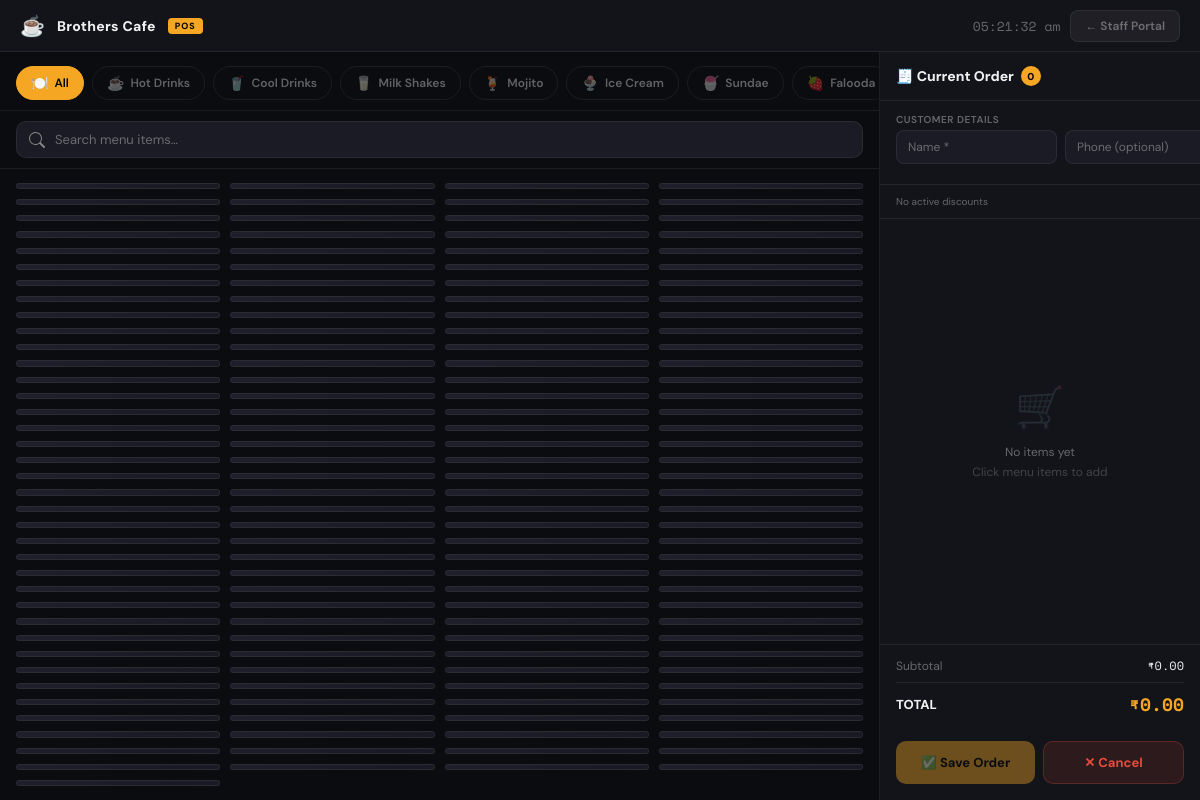
The app's page /pos/terminal/ (signed in) with its own data.
### restaurant/models.py (models this page shows, shortened)
class Category(models.Model):
    name = models.CharField(max_length=100)
    description = models.TextField(blank=True)
    icon = models.CharField(max_length=50, blank=True, help_text="Emoji icon e.g. 🍕")
    image = models.ImageField(upload_to='category_images/', blank=True, null=True, help_text='Category banner image shown on menu page')
    order = models.PositiveIntegerField(default=0)
    is_active = models.BooleanField(default=True)
    class Meta:
        ordering = ['order', 'name']
        verbose_name_plural = "Categories"

### restaurant/views.py (the view)
# urls.py: path('pos/terminal/', views.pos_terminal, name='pos_terminal'),
@login_required(login_url='/staff/login/')
def pos_terminal(request):
    tables     = Table.objects.filter(is_active=True).order_by('number')
    categories = Category.objects.filter(is_active=True).prefetch_related('items')
    discounts  = Discount.objects.filter(is_active=True)
    combos     = Combo.objects.filter(is_active=True).prefetch_related('combo_items__menu_item')
    shop       = get_shop()
    import json as _json
    shop_json = _json.dumps({
        'name':    shop.shop_name    if shop else 'Brothers Cafe',
        'address': shop.address      if shop else '',
        'phone':   shop.phone        if shop else '',
        'gstin':   shop.gstin        if shop else '',
        'fssai':   shop.fssai_number if shop else '',
        'upi':     shop.upi_id       if shop else '',
    })
    default_parcel = float(shop.default_parcel_charge) if shop and shop.default_parcel_charge else 0
    today       = timezone.now().date()
    week_start  = today - timezone.timedelta(days=today.weekday())
    month_start = today.replace(day=1)
    def _rev(order_qs):
        total = Decimal('0')
        for o in order_qs.prefetch_related('items'):
            sub  = sum(i.unit_price * i.quantity for i in o.items.all())
            disc = (sub * o.discount_percent / 100).quantize(Decimal('0.01')) if o.discount_percent else Decimal('0')
            total += sub - disc
        return total
    today_qs    = Order.objects.filter(status='completed', created_at__date=today)
    week_qs     = Order.objects.filter(status='completed', created_at__date__gte=week_start)
    month_qs    = Order.objects.filter(status='completed', created_at__date__gte=month_start)
    all_qs      = Order.objects.filter(status='completed')
    today_revenue   = _rev(today_qs)
    today_completed = today_qs.count()
    week_revenue    = _rev(week_qs)
    month_revenue   = _rev(month_qs)
    all_revenue     = _rev(all_qs)
    all_cnt         = all_qs.count()
    avg_order_val   = (all_revenue / all_cnt) if all_cnt else Decimal('0')
    top_items = (
        OrderItem.objects
        .filter(order__status='completed', order__created_at__date__gte=month_start)
        .values(item_name=F_db('menu_item__name'))
        .annotate(
            total_qty=Sum('quantity'),
            total_rev=Sum(ExpressionWrapper(F_db('unit_price') * F_db('quantity'), output_field=DecimalField()))
        )
        .order_by('-total_qty')[:8]
    )
    from datetime import timedelta
    chart_labels, chart_values = [], []
    for i in range(6, -1, -1):
        d  = today - timedelta(days=i)
        qs = Order.objects.filter(status='completed', created_at__date=d)
        chart_labels.append(d.strftime('%d %b'))
        chart_values.append(float(_rev(qs)))
    return render(request, 'restaurant/pos_terminal.html', {
        'tables':               tables,
        'categories':           categories,
        'discounts':            discounts,
        'combos':               combos,
        'shop':                 shop,
        'shop_json':            shop_json,
        'default_parcel':       default_parcel,
        'default_parcel_charge': default_parcel,
        'order_slots':          range(1, 16),   # Order 1–15
        'takeaway_slots':       range(1, 6),    # Takeaway 1–5
        'today_revenue':        today_revenue,
        'today_completed':      today_completed,
        'week_revenue':         week_revenue,
        'month_revenue':        month_revenue,
        'all_revenue':          all_revenue,
        'avg_order_val':        avg_order_val,
        'top_items':            top_items,
        'chart_labels_json':    json.dumps(chart_labels),
        'chart_values_json':    json.dumps(chart_values),
    })

### restaurant/views.py (called while the page is built)
def get_shop():
    return ShopSettings.objects.first()

### brothers_cafe/restaurant/templates/restaurant/pos_terminal.html (shortened to what this page needs)
<!DOCTYPE html>
<html lang="en">
<head>
</head>
<body>
<div class="topbar">
  <div class="tb-left">
    <span class="tb-logo">☕</span>
    <span class="tb-brand">Brothers Cafe</span>
    <span class="tb-tag">POS</span>
  </div>
  <div class="tb-right">
    <span class="tb-time" id="clock">--:--:--</span>
    <a href="{% url 'staff_portal' %}" class="tb-back">← Staff Portal</a>
  </div>
</div>
<div class="workspace">
  <div class="menu-panel">
    <div class="cats-row">
      <button class="cat-chip active" data-cat="all" onclick="filterCat('all',this)">
        <span class="cat-icon">🍽️</span> All
      </button>
      {% for cat in categories %}
      <button class="cat-chip" data-cat="{{ cat.id }}" onclick="filterCat('{{ cat.id }}',this)">
        {% if cat.icon %}<span class="cat-icon">{{ cat.icon }}</span>{% endif %}
        {{ cat.name }}
      </button>
      {% endfor %}
    </div>
    <div class="search-wrap">
      <input type="text" class="search-inp" id="searchInp" placeholder="Search menu items…" oninput="filterSearch(this.value)">
    </div>
    <div class="items-grid" id="itemsGrid">
      {% for cat in categories %}
        {% for item in cat.items.all %}
        {% if item.is_available %}
        <div class="item-card" data-id="{{ item.id }}" data-cat="{{ cat.id }}" data-name="{{ item.name|lower }}"
             onclick="addItem({{ item.id }}, '{{ item.name|escapejs }}', {{ item.price }}, '{{ item.item_type }}')">
          {% if item.image %}
          <img class="item-img" src="{{ item.image.url }}" alt="{{ item.name }}" loading="lazy">
          {% else %}
          <div class="item-img-placeholder">
          </div>
          {% endif %}
        </div>
        {% endif %}
        {% endfor %}
      {% endfor %}
    </div>
  </div>
  <div class="order-panel">
    <div class="order-hdr">
      <div class="order-title">
        🧾 Current Order
        <span class="order-count" id="cartCount">0</span>
      </div>
    </div>
    <div class="cust-form">
      <div class="cf-label">Customer Details</div>
      <div class="cf-row">
        <div style="flex:1">
          <input type="text" class="cf-inp" id="custName" placeholder="Name *" autocomplete="off">
        </div>
        <div style="flex:1">
          <input type="tel" class="cf-inp" id="custPhone" placeholder="Phone (optional)" autocomplete="off" maxlength="10">
        </div>
      </div>
    </div>
    {% if discounts %}
    <div class="disc-row">
      <span class="disc-label">Discount:</span>
      <button class="disc-chip active" data-pct="0" onclick="selectDisc(0,this)">None</button>
      {% for d in discounts %}
      <button class="disc-chip" data-pct="{{ d.percent }}" onclick="selectDisc({{ d.percent }},this)">
        {{ d.name }} ({{ d.percent }}%)
      </button>
      {% endfor %}
    </div>
    {% else %}
    <div class="disc-row"><span class="disc-none">No active discounts</span></div>
    {% endif %}
    <div class="cart-items" id="cartItems">
      <div class="cart-empty" id="cartEmpty">
        <div class="cart-empty-icon">🛒</div>
        <div class="cart-empty-txt">No items yet<br><span style="color:rgba(255,255,255,0.2)">Click menu items to add</span></div>
      </div>
    </div>
    <div class="totals">
      <div class="tot-row">
        <span class="tot-label">Subtotal</span>
        <span class="tot-val" id="totSubtotal">₹0.00</span>
      </div>
      <div class="tot-final">
        <span class="tot-final-lbl">TOTAL</span>
        <span class="tot-final-val" id="totFinal">₹0.00</span>
      </div>
    </div>
    <div class="actions">
      <button class="act-btn act-save" id="saveBtn" onclick="saveOrder()" disabled>
        ✅ Save Order
      </button>
      <button class="act-btn act-cancel" onclick="cancelOrder()">
        ✕ Cancel
      </button>
    </div>
  </div>
</div>
</body>
</html>

### records on screen
Category: icon "☕", name "Hot Drinks"
Category: icon "🥤", name "Cool Drinks"
Category: icon "🥛", name "Milk Shakes"
Category: icon "🍹", name "Mojito"
Category: icon "🍨", name "Ice Cream"
Category: icon "🍧", name "Sundae"
Category: icon "🍓", name "Falooda"
